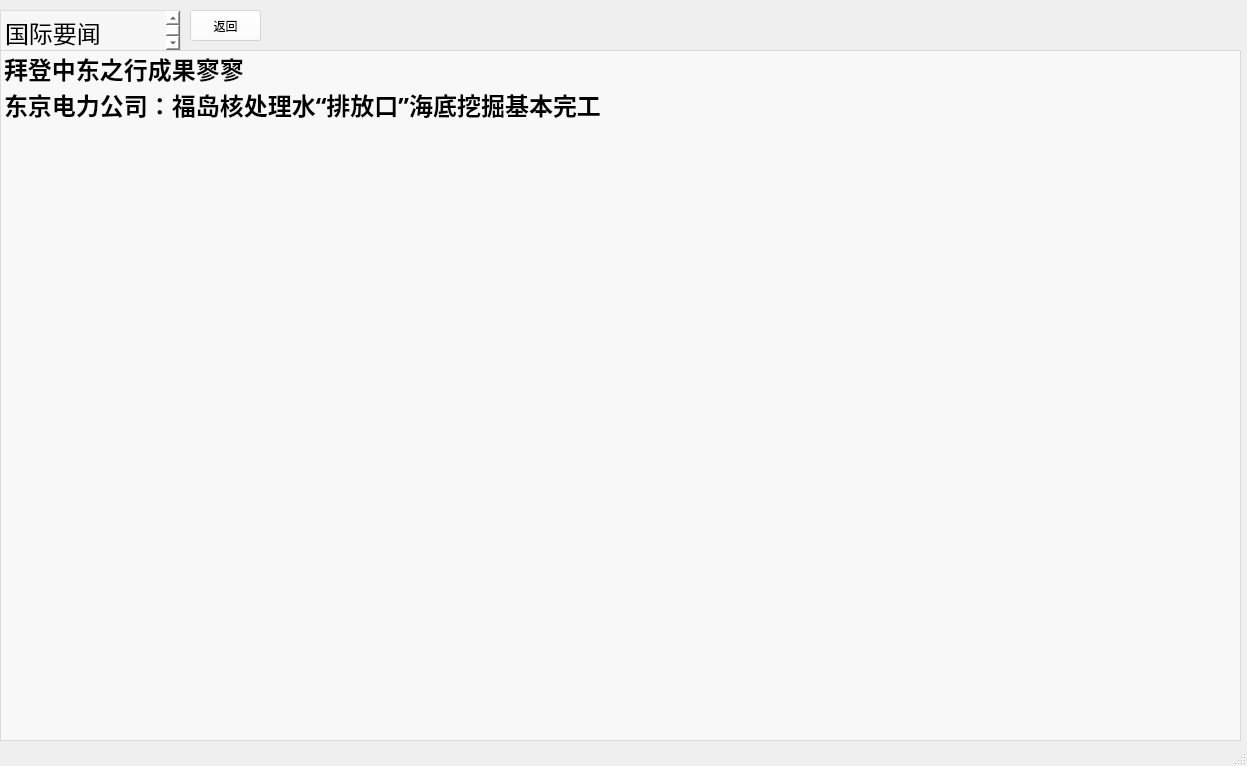
<?xml version="1.0" encoding="UTF-8"?>
<ui version="4.0">
 <class>MainWindow</class>
 <widget class="QMainWindow" name="MainWindow">
  <property name="geometry">
   <rect>
    <x>0</x>
    <y>0</y>
    <width>1247</width>
    <height>766</height>
   </rect>
  </property>
  <property name="windowTitle">
   <string>MainWindow</string>
  </property>
  <widget class="QWidget" name="centralwidget">
   <property name="styleSheet">
    <string notr="true">#centralwidget{background-image: url(:/mainBackground/1.jpg);}</string>
   </property>
   <widget class="QListWidget" name="listWidget">
    <property name="geometry">
     <rect>
      <x>0</x>
      <y>50</y>
      <width>1241</width>
      <height>691</height>
     </rect>
    </property>
    <property name="styleSheet">
     <string notr="true">background-color: rgba(255, 255, 255, 150);</string>
    </property>
    <property name="autoScrollMargin">
     <number>16</number>
    </property>
    <property name="iconSize">
     <size>
      <width>200</width>
      <height>200</height>
     </size>
    </property>
    <property name="textElideMode">
     <enum>Qt::ElideLeft</enum>
    </property>
    <property name="isWrapping" stdset="0">
     <bool>false</bool>
    </property>
    <property name="spacing">
     <number>2</number>
    </property>
    <property name="viewMode">
     <enum>QListView::ListMode</enum>
    </property>
    <property name="modelColumn">
     <number>0</number>
    </property>
    <property name="batchSize">
     <number>101</number>
    </property>
    <property name="selectionRectVisible">
     <bool>false</bool>
    </property>
    <item>
     <property name="text">
      <string>拜登中东之行成果寥寥</string>
     </property>
     <property name="font">
      <font>
       <family>微软雅黑</family>
       <pointsize>18</pointsize>
       <weight>75</weight>
       <bold>true</bold>
      </font>
     </property>
     <property name="background">
      <brush brushstyle="NoBrush">
       <color alpha="127">
        <red>0</red>
        <green>0</green>
        <blue>0</blue>
       </color>
      </brush>
     </property>
     <property name="icon">
      <iconset>
       <normalon>:/mainBackground/12.jpg</normalon>
      </iconset>
     </property>
    </item>
    <item>
     <property name="text">
      <string>东京电力公司：福岛核处理水“排放口”海底挖掘基本完工</string>
     </property>
     <property name="font">
      <font>
       <family>微软雅黑</family>
       <pointsize>18</pointsize>
       <weight>75</weight>
       <bold>true</bold>
      </font>
     </property>
     <property name="background">
      <brush brushstyle="NoBrush">
       <color alpha="128">
        <red>0</red>
        <green>0</green>
        <blue>0</blue>
       </color>
      </brush>
     </property>
     <property name="icon">
      <iconset resource="src/resources.qrc">
       <normaloff>:/mainBackground/4.jpg</normaloff>:/mainBackground/4.jpg</iconset>
     </property>
    </item>
   </widget>
   <widget class="QTextBrowser" name="textBrowser">
    <property name="geometry">
     <rect>
      <x>0</x>
      <y>10</y>
      <width>181</width>
      <height>41</height>
     </rect>
    </property>
    <property name="styleSheet">
     <string notr="true">background-color: rgba(255, 255, 255, 128);</string>
    </property>
    <property name="html">
     <string>&lt;!DOCTYPE HTML PUBLIC &quot;-//W3C//DTD HTML 4.0//EN&quot; &quot;http://www.w3.org/TR/REC-html40/strict.dtd&quot;&gt;
&lt;html&gt;&lt;head&gt;&lt;meta name=&quot;qrichtext&quot; content=&quot;1&quot; /&gt;&lt;style type=&quot;text/css&quot;&gt;
p, li { white-space: pre-wrap; }
&lt;/style&gt;&lt;/head&gt;&lt;body style=&quot; font-family:'SimSun'; font-size:9pt; font-weight:400; font-style:normal;&quot;&gt;
&lt;p style=&quot; margin-top:0px; margin-bottom:0px; margin-left:0px; margin-right:0px; -qt-block-indent:0; text-indent:0px;&quot;&gt;&lt;span style=&quot; font-size:18pt;&quot;&gt;国际要闻&lt;/span&gt;&lt;/p&gt;&lt;/body&gt;&lt;/html&gt;</string>
    </property>
   </widget>
   <widget class="QPushButton" name="pushButton">
    <property name="geometry">
     <rect>
      <x>190</x>
      <y>10</y>
      <width>71</width>
      <height>31</height>
     </rect>
    </property>
    <property name="styleSheet">
     <string notr="true">background-color: rgba(255, 255, 255, 128);</string>
    </property>
    <property name="text">
     <string>返回</string>
    </property>
   </widget>
  </widget>
  <widget class="QStatusBar" name="statusbar"/>
 </widget>
 <resources>
  <include location="src/resources.qrc"/>
 </resources>
 <connections/>
</ui>
